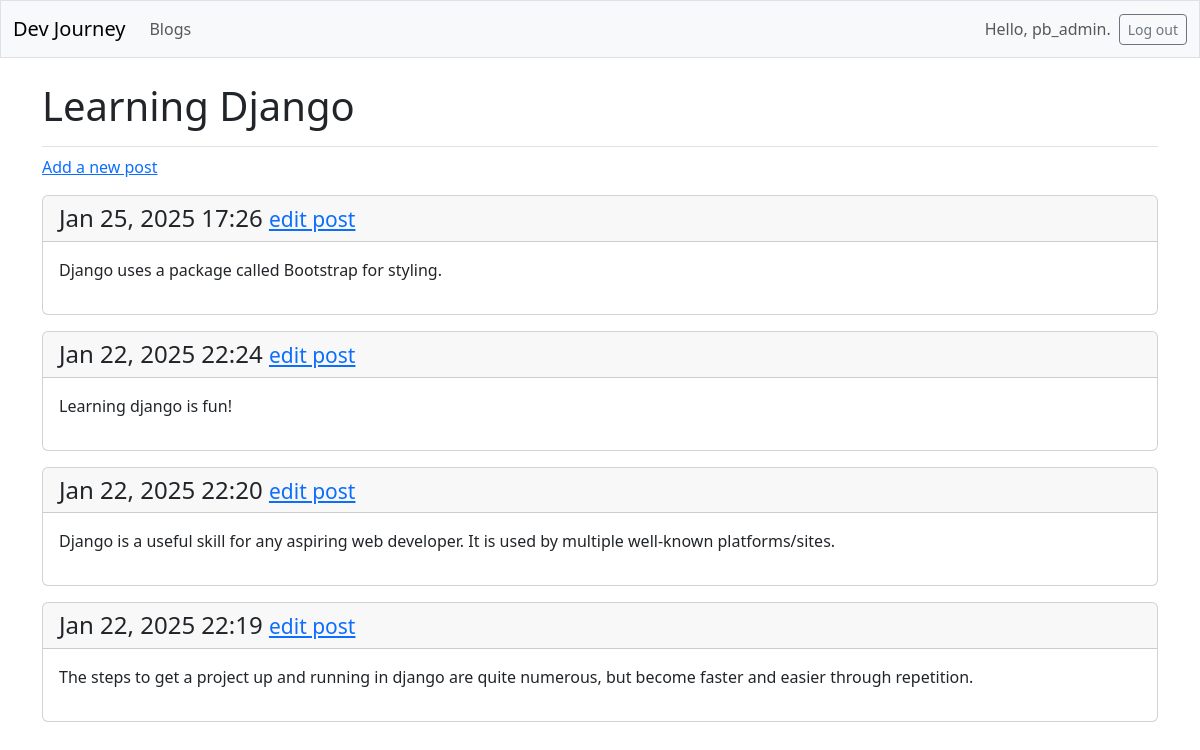
Page /blogs/2/ (signed in) on the committed database.
### blogs/models.py (models this page shows, shortened)
class Blog(models.Model):
    text = models.CharField(max_length=200)
    date_added = models.DateTimeField(auto_now_add=True)
    owner = models.ForeignKey(User, on_delete=models.CASCADE)

class Post(models.Model):
    blog = models.ForeignKey(Blog, on_delete=models.CASCADE)
    text = models.TextField()
    date_added = models.DateTimeField(auto_now_add=True)
    class Meta:
        verbose_name_plural = 'posts'

### blogs/views.py (the view)
# urls.py: path('blogs/<int:blog_id>/', views.blog, name='blog'),
def blog(request, blog_id):
    blog = Blog.objects.get(id=blog_id)
    posts = blog.post_set.order_by('-date_added')
    context = {'blog':blog, 'posts':posts}
    return render(request, 'blogs/blog.html', context)

### blogs/templates/blogs/blog.html
{% extends 'blogs/base.html' %}
{% block page_header %}
  <h1>{{ blog.text }} </h1>
{% endblock page_header %}
{% block content %}
  <p>
    <a href="{% url 'blogs:new_post' blog.id %}">Add a new post</a>
  </p>
  {% for post in posts %}
    <div class="card mb-3">
      <h4 class="card-header">
        {{ post.date_added|date:'M d, Y H:i' }}
        <small><a href="{% url 'blogs:edit_post' post.id %}">
          edit post</a></small>
      </h4>
      <div class="card-body">{{ post.text|linebreaks }}</div>
    </div>
  {% empty %}
    <p>No posts have been made for this topic yet.</p>
  {% endfor %}
  {% endblock content %}

### blogs/templates/blogs/base.html (shortened to what this page needs)
<!DOCTYPE html>
<html lang="en">
<head>
  {% load django_bootstrap5 %}
  {% bootstrap_css %}
</head>
<body>
  <nav class="navbar navbar-expand-md navbar-light bg-light mb-4 border">
    <div class="container-fluid">
      <a class="navbar-brand" href="{% url 'blogs:index' %}">Dev Journey</a>
      <div class="collapse navbar-collapse" id="navbarCollapse">
        <ul class="navbar-nav me-auto mb-2 mb-md-0">
          <li class="nav-item">
            <a class="nav-link" href="{% url 'blogs:blogs' %}">Blogs</a></li>
        </ul>
        <ul class="navbar-nav ms-auto mb-2 mb-md-0">
          {% if user.is_authenticated %}
            <li class="nav-item">
              <span class="navbar-text me-2">Hello, {{ user.username }}.
                </span></li>
          {% endif %}
        </ul>
        {% if user.is_authenticated %}
          <form action="{% url 'accounts:logout' %}" method='post'>
            <button name='submit' class='btn btn-outline-secondary btn-sm'>
              Log out</button>
          </form>
        {% endif %}
      </div>
    </div>
  </nav>
  <main class="container">
    <div class="pb-2 mb-2 border-bottom">
      {% block page_header %}{% endblock page_header %}
    </div>
    <div>
      {% block content %}{% endblock content %}
    </div>
  </main>
</body>
</html>

### rows in the picture
Blog: text "Learning Django"
Post: date_added "Jan 25, 2025 17:26", text "Django uses a package called Bootstrap for styling."
Post: date_added "Jan 22, 2025 22:24", text "Learning django is fun!"
Post: date_added "Jan 22, 2025 22:20", text "Django is a useful skill for any aspiring web developer. It is used by multiple well-known platforms/sites."
Post: date_added "Jan 22, 2025 22:19", text "The steps to get a project up and running in django are quite numerous, but become faster and easier through repetition."

### other values in the picture
{{ user.username }} "pb_admin"
